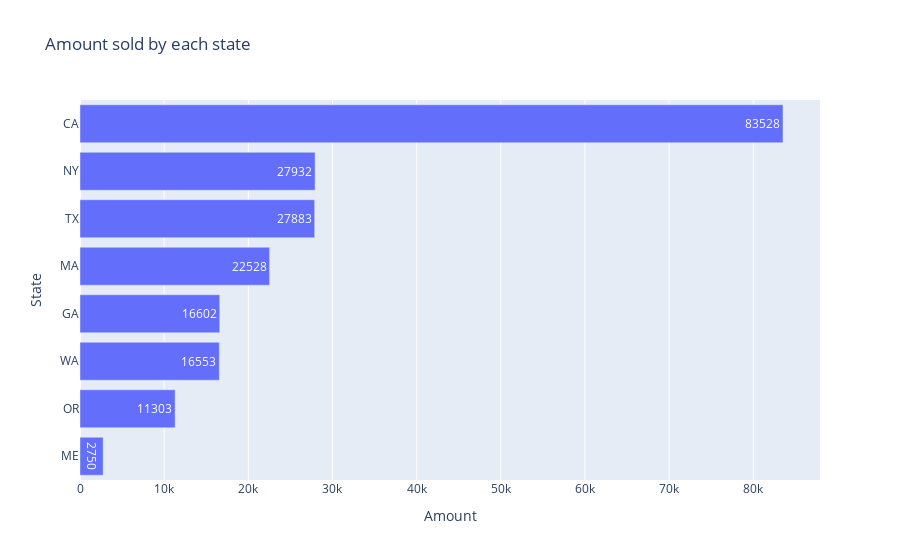

Write notebook code for a chart like this one.
### Code cell
sales_state = pd.DataFrame(df.groupby('State')[['Amount', 'Price']].sum()).sort_values('Amount', ascending=True)
px.bar(sales_state, x='Amount', y=sales_state.index, orientation='h', title='Amount sold by each state', text='Amount')

### Figure 1 — Plotly figure (JSON) as saved in the notebook; plotly's stock layout.template omitted (floating-point values rounded to 4 significant figures)
{"data": [{"alignmentgroup": "True", "hovertemplate": "Amount=%{text}<br>State=%{y}<extra></extra>", "legendgroup": "", "marker": {"color": "#636efa", "pattern": {"shape": ""}}, "name": "", "offsetgroup": "", "orientation": "h", "showlegend": false, "text": [2750, 11303, 16553, 16602, 22528, 27883, 27932, 83528], "textposition": "auto", "type": "bar", "x": [2750, 11303, 16553, 16602, 22528, 27883, 27932, 83528], "xaxis": "x", "y": ["ME", "OR", "WA", "GA", "MA", "TX", "NY", "CA"], "yaxis": "y"}], "layout": {"barmode": "relative", "legend": {"tracegroupgap": 0}, "title": {"text": "Amount sold by each state"}, "xaxis": {"anchor": "y", "domain": [0, 1], "title": {"text": "Amount"}}, "yaxis": {"anchor": "x", "domain": [0, 1], "title": {"text": "State"}}}}
